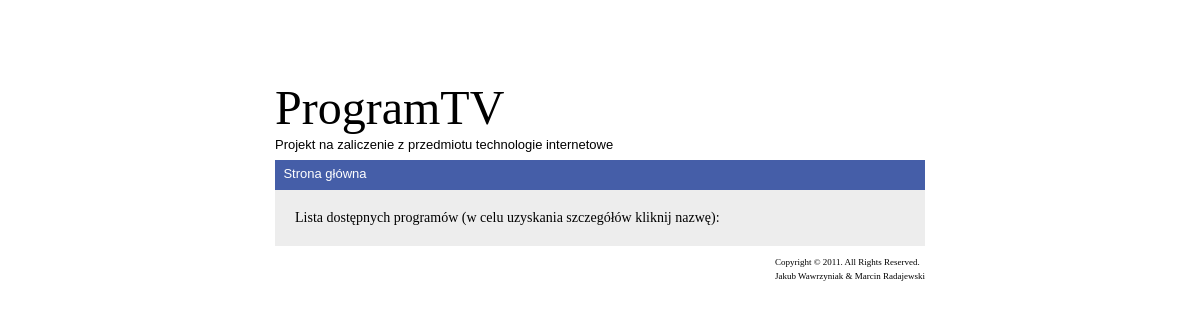
Before: / with the older database file.
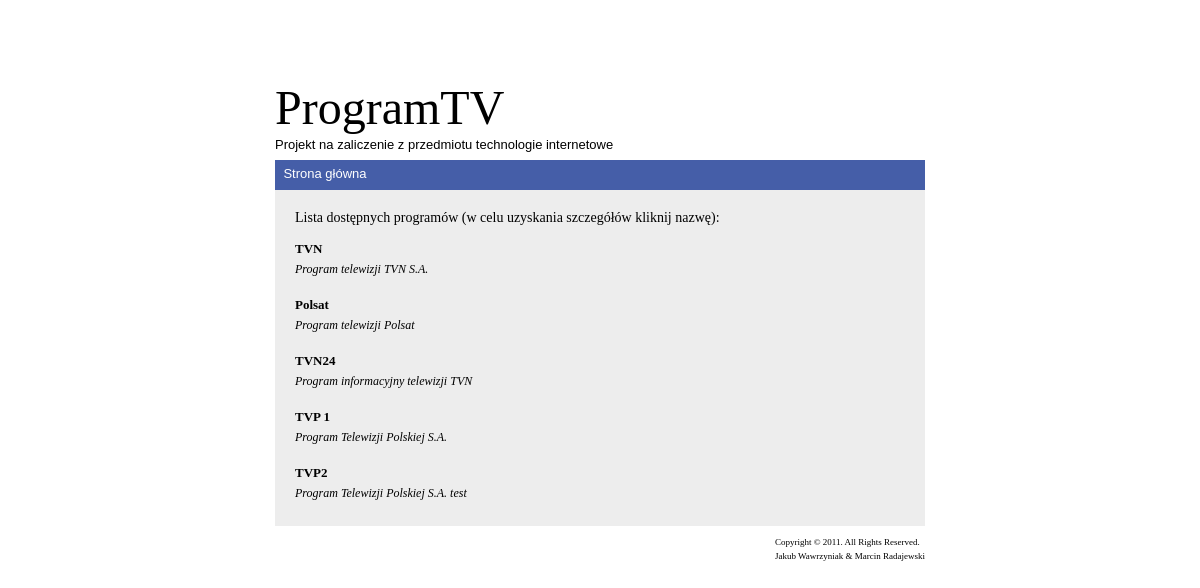
After: the same page with the newer database file.
### tables this page shows
CREATE TABLE IF NOT EXISTS `channel` (
  `channel_id` int(10) unsigned NOT NULL auto_increment,
  `channel_name` varchar(255) NOT NULL,
  `channel_description` text,
  PRIMARY KEY  (`channel_id`)
);

### system/class.router.php (called while the page is built, shortened)
<?php
class Router {
    public static function uri($tplName='main', $params = array()){
        if(empty($params)) return "http://".$_SERVER['SERVER_NAME'].$_SERVER['SCRIPT_NAME']."/$tplName";
        return "http://".$_SERVER['SERVER_NAME'].$_SERVER['SCRIPT_NAME']."/$tplName/".implode('/', $params);
    }
}

### system/class.settings.php (called while the page is built, shortened)
<?php
class Settings {
    private $path;
    public function __construct($path = 'settings.ini'){
        $this->path = $path;
    }
    public function __get($var){
        return $this->$var;
    }
    private function parse(){
        $this->params = parse_ini_file($this->path, true);
    }
}

### system/class.database.php (called while the page is built, shortened)
<?php
class Database {
    public function __construct(Settings $settings){
        try{
            $this->dbh = new PDO('mysql:host='.$settings->params['db']['host'].';dbname='.$settings->params['db']['name'], $settings->params['db']['user'], $settings->params['db']['pass']);
        }catch(PDOException $e){
        }
    }
    public function __get($param){
        return $this->$param;
    }
}

### system/class.channel.php (called while the page is built, shortened)
<?php
class Channel implements Module {
    private $database;
    public function __construct(Database $database){
        $this->database = $database->dbh;
    }
    public function get($id = ''){
        $query = empty($id) ? $this->database->query("select channel_id, channel_name, channel_description from channel") :  $this->database->query("select channel_name, channel_description from channel where channel_id=$id");
        return $query;
    }
}

### view/main.php (the view)
<?php
$channel = new Channel($database);
$channels = $channel->get();
?>
<div id="container-main">
    <div id="header-main">
        <h3>ProgramTV</h3>
        <p>Projekt na zaliczenie z przedmiotu technologie internetowe</p>
    </div>
    <div id="nav">
        <ul>
            <li><a href="<?=Router::uri();?>">Strona główna</a></li>
        </ul>
    </div>
    <div id="content-main">
        <p>
            Lista dostępnych programów (w celu uzyskania szczegółów kliknij nazwę):
        </p>
            <?php while($c = $channels->fetch()): ?>
            <p class="name"><a href="<?=Router::uri('view', array($c['channel_id']));?>"><?=$c['channel_name'];?></a></p>
            <p class="desc"><?=$c['channel_description'];?></p>
            <?php endwhile; ?>
    </div>
    <div id="footer">
        Copyright &copy; 2011. All Rights Reserved.<br />Jakub Wawrzyniak &amp; Marcin Radajewski
    </div>
</div>

### index.php (shortened to what this page needs)
<?php
require_once 'system/class.settings.php';
require_once 'system/class.database.php';
require_once 'system/class.router.php';
require_once 'system/routes.php';
require_once 'system/class.channel.php';
$settings = new Settings();
$database = new Database($settings);
?>
<!DOCTYPE html PUBLIC "-//W3C//DTD XHTML 1.0 Strict//EN" "http://www.w3.org/TR/xhtml1/DTD/xhtml1-strict.dtd">
<html xmlns="http://www.w3.org/1999/xhtml" xml:lang="pl" lang="pl">
<head>
        <link rel="stylesheet" type="text/css" href="http://127.0.0.1/programtv/style.css" />
    </head>
<body>
    <?php  require_once 'view/'.$route.'.php';  ?>
</body>
</html>

### style.css (style rules this page uses)
html, body, div, span, applet, object, iframe, h1, h2, h3, h4, h5, h6, p, blockquote, pre, a, abbr, acronym, address, big, cite, code, del, dfn, em, font, img, ins, kbd, q, s, samp, small, strike, strong, sub, sup, tt, var, dl, dt, dd, ol, ul, li, fieldset, form, label, legend, table, caption, tbody, tfoot, thead, tr, th, td { margin: 0; padding: 0; border: 0; outline: 0; font-weight: inherit; font-style: inherit; font-size: 100%; font-family: inherit; vertical-align: baseline; }
body { line-height: 1; color: black; background: white; }
ol, ul { list-style: none; }
div#nav { width: 800px; height: 20px; margin-left: 30px; }
div#nav ul { list-style-type: none; }
div#nav ul li { float: left; margin-right: 20px; background: #fff; width: 100px; height: 20px; text-align: center; }
div#nav ul li a { text-decoration: none; color: #455ea8; font: bold 11px Verdana, sans-serif; }
div#container-main { width: 650px; margin: 80px auto; background: #ededed; }
div#header-main { width: 100%; height: 80px; background: #fff; }
div#header-main h3 { font: normal 48px Georgia, serif; }
div#header-main p { font: normal 13px Verdana, sans-serif; padding-top: 2px; }
div#container-main #nav { width: 650px; margin-left: 0px; background: #455EA8; height: 30px; }
div#container-main #nav li { background: none; margin-top: 5px; }
div#container-main #nav li a { color: #fff; font: normal 13px Verdana, sans-serif; }
div#content-main { padding: 10px; }
div#content-main p { font: normal 14px Georgia; padding: 10px }
div#content-main p.name { padding: 5px 0px 5px 10px; }
div#content-main p.name a { text-decoration: none; color: #000; font: bold 13px Georgia, serif; }
div#content-main p.desc { padding: 0px 0px 15px 10px; font: italic 12px Georgia, serif; text-align: justify; }
div#footer { font: normal 9px Tahoma; line-height: 1.5em; float: right; margin-top: 10px }

Changed rows visible on the page:
added channel: channel_name "TVN", channel_description "Program telewizji TVN S.A."
added channel: channel_name "Polsat", channel_description "Program telewizji Polsat"
added channel: channel_name "TVN24", channel_description "Program informacyjny telewizji TVN"
added channel: channel_name "TVP 1", channel_description "Program Telewizji Polskiej S.A."
added channel: channel_name "TVP2", channel_description "Program Telewizji Polskiej S.A. test"
